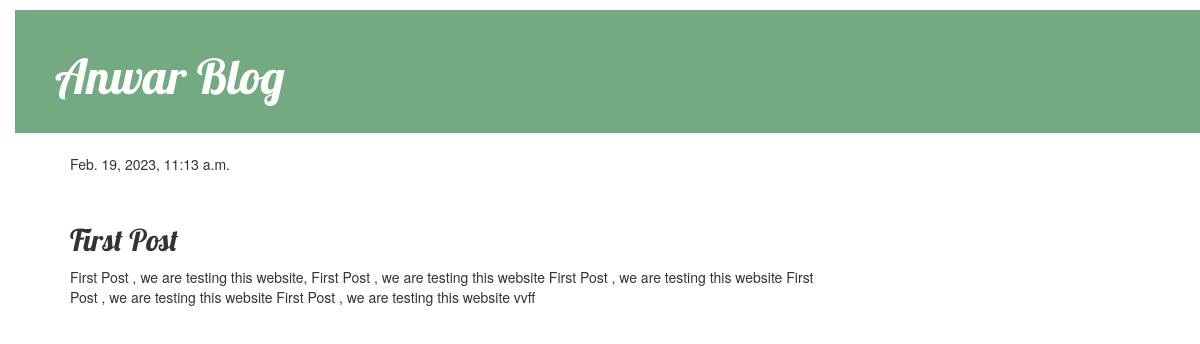
/post/1, run on the app's committed database.
### blog/models.py (models this page shows, shortened)
class Post(models.Model):
    author = models.ForeignKey(settings.AUTH_USER_MODEL, on_delete=models.CASCADE)
    title = models.CharField(max_length=200)
    text = models.TextField()
    create_date = models.DateTimeField(default=timezone.now())
    published_date = models.DateTimeField(null=True, blank=True)

### blog/views.py (the view)
# urls.py: path('post/<int:pk>', views.post_detail, name='post-detail'),
def post_detail(request, pk):
    post = get_object_or_404(Post, pk=pk)
    return render(request, 'blog/post_detail.html', {'post':post})

### blog/templates/blog/post_detail.html (shortened to what this page needs)
{% extends 'blog/base.html' %}
{% block content %}
    <div class="post">
        {% if post.published_date %}
            {{ post.published_date }}
        {% endif %}
    </div>
    <h2>{{ post.title }}</h2>
    <p>{{ post.text|linebreaksbr }}</p>
{% endblock content %}

### blog/static/css/blog.css (style rules this page uses)
body { padding-left: 15px; }
h1, h2, h3, h4 { font-family: 'Lobster', cursive; }
.post { margin-bottom: 50px; }

### data on the page
Post: published_date "Feb. 19, 2023, 11:13 a.m.", title "First Post", text "First Post , we are testing this website, First Post , we are testing this website First Post , we are testing this website First Post , we are testing this website First Post , we are testing this website vvff"
